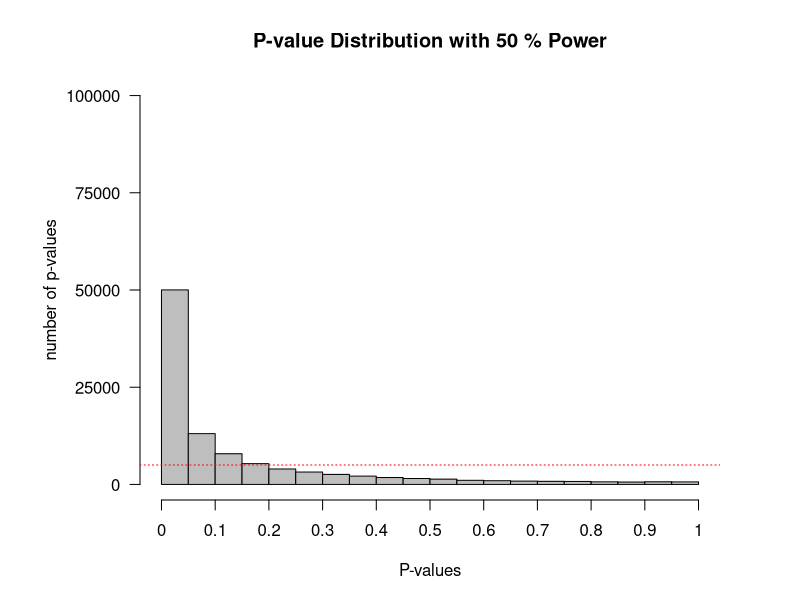

Source code (R):
#Load pwr package to easily calculate the statistical power
if(!require(pwr)){install.packages('pwr')}
library(pwr)
#Disable scientific notation (1.05e10)
options(scipen=999)
#Set number of simulations
nSims <- 100000 #number of simulated experiments

M<-106 #Mean IQ score in the sample (will be compared with 100 in a one-sample t-test)
n<-26 #set sample size
SD<-15 #SD of the simulated data
#With a mean difference of 6, and SD of 15, and a sample size of 26, the test has 50% power)
  
p <-numeric(nSims) #set up empty variable to store all simulated p-values
bars<-20
#Run simulation
for(i in 1:nSims){ #for each simulated experiment
  x<-rnorm(n = n, mean = M, sd = SD) #Simulate data with specified mean, standard deviation, and sample size
  z<-t.test(x, mu=100) #perform the t-test against mu (set to value you want to test against)
  p[i]<-z$p.value #get the p-value and store it
}

#Check power by summing significant p-values and dividing by number of simulations
(sum(p < 0.05)/nSims) #power
#Calculate power formally by power analysis
power<-pwr.t.test(d=(M-100)/SD, n=n,sig.level=0.05,type="one.sample",alternative="two.sided")$power #determines M when power > 0. When power = 0, will set  M = 100.

#Plot figure
#png(file="P-valueDist.png",width=4000,height=3000, , units = "px", res = 500)
op <- par(mar = c(5,7,4,4)) #change white-space around graph
hist(p, breaks=bars, xlab="P-values", ylab="number of p-values\n", axes=FALSE,
     main=paste("P-value Distribution with",round(power*100, digits=1),"% Power"),
     col="grey", xlim=c(0,1),  ylim=c(0, nSims))
axis(side=1, at=seq(0,1, 0.1), labels=seq(0,1,0.1))
axis(side=2, at=seq(0,nSims, nSims/4), labels=seq(0,nSims, nSims/4), las=2)
abline(h=nSims/bars, col = "red", lty=3)
#dev.off()
